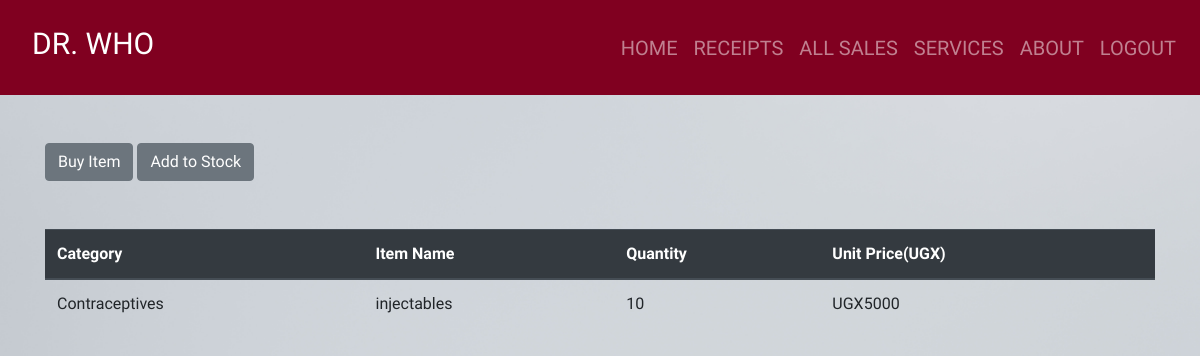
The app's page /index/6 (signed in), older data.
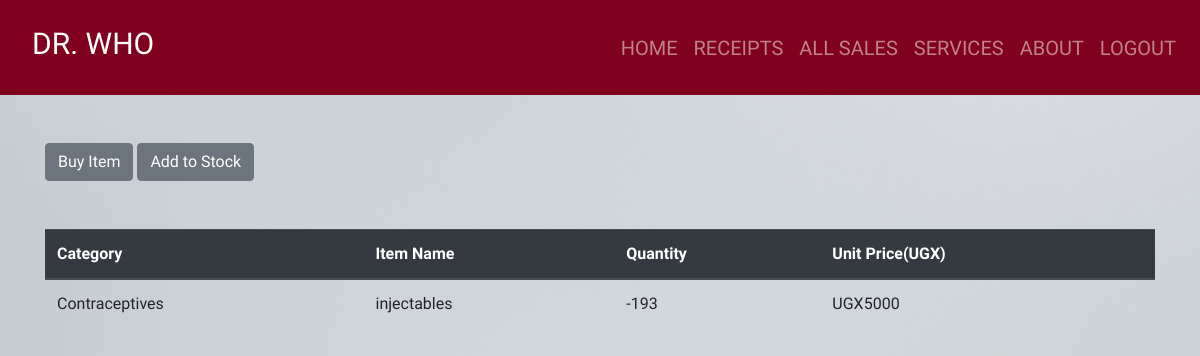
The same page, newer data.
### dawa/models.py (models this page shows, shortened)
class Product(models.Model):
    category_name = models.ForeignKey(Category, on_delete=models.CASCADE, null=True, blank = True)
    item_name = models.CharField(max_length =50, null = True, blank = True)
    total_quantity = models.IntegerField(default = 0, null = True, blank = True)
    issued_quantity = models.IntegerField(default = 0, null = True, blank = True)
    received_quantity = models.IntegerField(default = 0, null = True, blank = True)
    unit_price = models.IntegerField(default = 0, null = True, blank = True)
    manufacturer = models.CharField(max_length=50, null = True, blank = True)
    brand = models.CharField(max_length=50, null = True, blank = True)

class Category(models.Model):
    name = models.CharField(max_length=50, null = True, blank = True)
    def __str__(self):
        return self.name

### dawa/views.py (the view)
# urls.py: path('index/<int:product_id>', views.product_detail, name = 'product_detail'),
@login_required
def product_detail(request, product_id):
    product = Product.objects.get(id = product_id)
    return render(request, 'products/products_detail.html', {'product': product})

### templates/products/products_detail.html
{% extends 'products/base.html'%} {% block content%}
<br></br>
<div class = "container">
    <a href="{% url 'issue_item' product.id %}" ><input type="submit" value="Buy Item" class="btn btn-secondary" btn type="button"/></a>
    <a href="{% url 'add_to_stock' product.id %}" ><input type= "submit" value="Add to Stock" class="btn btn-secondary btn" type="button"/></a>
</div>
<br></br>
<div class = "container">
  <table class="table">
    <thead class="thead-dark">
      <tr>
        <th scope="col">Category</th>
        <th scope="col">Item Name</th>
        <th scope="col">Quantity</th>
        <th scope="col">Unit Price(UGX)</th>
      </tr>
    </thead>
    <tbody>
      <tr>
        <td>{{product.category_name}}</td>
        <td>{{product.item_name}}</td>
        <td>{{product.total_quantity}}</td>
        <td>UGX{{product.unit_price}}</td>
      </tr>
    </tbody>
  </table>
</div>
{% endblock%}

Row changes from the older to the newer data that the page shows:
changed Product "injectables": total_quantity "10" → "-193"
